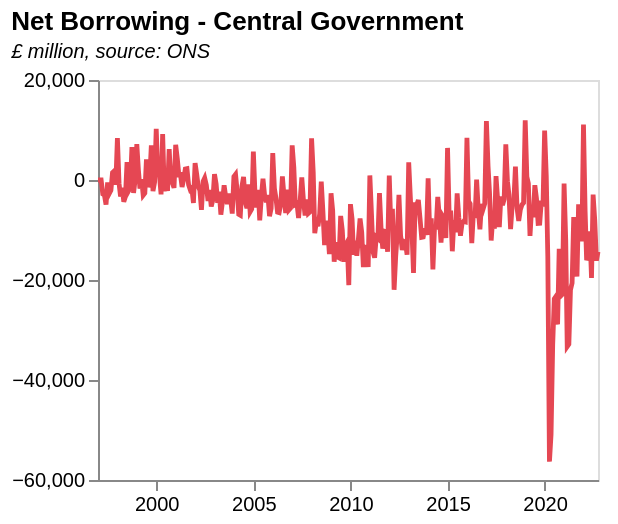

Describe this chart as a Vega-Lite specification.
### Vega-Lite specification from a JSON file in a GitHub repository (floating-point values rounded to 4 significant figures; data arrays with more than 128 entries replaced by an {"elided": "..."} marker saying what was removed)
{"$schema": "https://vega.github.io/schema/vega-lite/v5.json", "title": {"text": "Net Borrowing - Central Government", "subtitle": "£ million, source: ONS", "subtitleFontStyle": "italic", "subtitleFontSize": 10, "anchor": "start", "color": "black"}, "width": 250, "height": 200, "mark": {"type": "line", "color": "#e54753", "strokeWidth": 2.4, "opacity": 1}, "data": {"values": {"elided": "358 records"}}, "transform": [{"calculate": "year(datum.date)", "as": "year"}, {"filter": "datum.year>=minYear"}, {"filter": "datum.year<=maxYear"}], "params": [{"name": "minYear", "value": 1997, "bind": {"input": "range", "min": 1997, "max": 2022, "step": 1, "name": "Start year:"}}, {"name": "maxYear", "value": 2022, "bind": {"input": "range", "min": 1997, "max": 2022, "step": 1, "name": "End year:"}}], "encoding": {"x": {"field": "date", "type": "temporal", "title": null, "axis": {"title": "", "grid": false, "ticks": true}}, "y": {"field": "value", "type": "quantitative", "axis": {"title": "", "grid": false, "ticks": true}, "scale": {"domain": [-60000, 20000]}}}}
